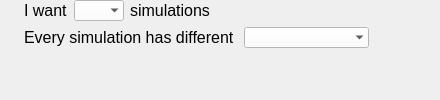
         <widget class="QWidget" name="multiple_simulations_widget" native="true">
          <property name="sizePolicy">
           <sizepolicy hsizetype="Preferred" vsizetype="MinimumExpanding">
            <horstretch>0</horstretch>
            <verstretch>0</verstretch>
           </sizepolicy>
          </property>
          <property name="font">
           <font>
            <family>Segoe UI</family>
            <pointsize>12</pointsize>
            <weight>50</weight>
            <bold>false</bold>
           </font>
          </property>
          <layout class="QVBoxLayout" name="verticalLayout">
           <property name="leftMargin">
            <number>15</number>
           </property>
           <property name="topMargin">
            <number>0</number>
           </property>
           <item>
            <widget class="QWidget" name="widget_2" native="true">
             <layout class="QHBoxLayout" name="horizontalLayout_2">
              <property name="topMargin">
               <number>0</number>
              </property>
              <property name="bottomMargin">
               <number>0</number>
              </property>
              <item>
               <widget class="QLabel" name="label_2">
                <property name="sizePolicy">
                 <sizepolicy hsizetype="Minimum" vsizetype="Preferred">
                  <horstretch>0</horstretch>
                  <verstretch>0</verstretch>
                 </sizepolicy>
                </property>
                <property name="maximumSize">
                 <size>
                  <width>16777215</width>
                  <height>16777215</height>
                 </size>
                </property>
                <property name="font">
                 <font>
                  <family>Segoe UI</family>
                  <pointsize>12</pointsize>
                  <weight>50</weight>
                  <bold>false</bold>
                 </font>
                </property>
                <property name="text">
                 <string>I want</string>
                </property>
               </widget>
              </item>
              <item>
               <widget class="QComboBox" name="dd_number_of_simulation">
                <property name="sizePolicy">
                 <sizepolicy hsizetype="Minimum" vsizetype="Preferred">
                  <horstretch>0</horstretch>
                  <verstretch>0</verstretch>
                 </sizepolicy>
                </property>
                <property name="minimumSize">
                 <size>
                  <width>0</width>
                  <height>0</height>
                 </size>
                </property>
                <property name="maximumSize">
                 <size>
                  <width>50</width>
                  <height>16777215</height>
                 </size>
                </property>
                <property name="palette">
                 <palette>
                  <active>
                   <colorrole role="Button">
                    <brush brushstyle="SolidPattern">
                     <color alpha="255">
                      <red>255</red>
                      <green>255</green>
                      <blue>255</blue>
                     </color>
                    </brush>
                   </colorrole>
                   <colorrole role="Base">
                    <brush brushstyle="SolidPattern">
                     <color alpha="255">
                      <red>255</red>
                      <green>255</green>
                      <blue>255</blue>
                     </color>
                    </brush>
                   </colorrole>
                   <colorrole role="Window">
                    <brush brushstyle="SolidPattern">
                     <color alpha="255">
                      <red>255</red>
                      <green>255</green>
                      <blue>255</blue>
                     </color>
                    </brush>
                   </colorrole>
                   <colorrole role="Highlight">
                    <brush brushstyle="SolidPattern">
                     <color alpha="255">
                      <red>211</red>
                      <green>211</green>
                      <blue>211</blue>
                     </color>
                    </brush>
                   </colorrole>
                  </active>
                  <inactive>
                   <colorrole role="Button">
                    <brush brushstyle="SolidPattern">
                     <color alpha="255">
                      <red>255</red>
                      <green>255</green>
                      <blue>255</blue>
                     </color>
                    </brush>
                   </colorrole>
                   <colorrole role="Base">
                    <brush brushstyle="SolidPattern">
                     <color alpha="255">
                      <red>255</red>
                      <green>255</green>
                      <blue>255</blue>
                     </color>
                    </brush>
                   </colorrole>
                   <colorrole role="Window">
                    <brush brushstyle="SolidPattern">
                     <color alpha="255">
                      <red>255</red>
                      <green>255</green>
                      <blue>255</blue>
                     </color>
                    </brush>
                   </colorrole>
                   <colorrole role="Highlight">
                    <brush brushstyle="SolidPattern">
                     <color alpha="255">
                      <red>211</red>
                      <green>211</green>
                      <blue>211</blue>
                     </color>
                    </brush>
                   </colorrole>
                  </inactive>
                  <disabled>
                   <colorrole role="Button">
                    <brush brushstyle="SolidPattern">
                     <color alpha="255">
                      <red>255</red>
                      <green>255</green>
                      <blue>255</blue>
                     </color>
                    </brush>
                   </colorrole>
                   <colorrole role="Base">
                    <brush brushstyle="SolidPattern">
                     <color alpha="255">
                      <red>255</red>
                      <green>255</green>
                      <blue>255</blue>
                     </color>
                    </brush>
                   </colorrole>
                   <colorrole role="Window">
                    <brush brushstyle="SolidPattern">
                     <color alpha="255">
                      <red>255</red>
                      <green>255</green>
                      <blue>255</blue>
                     </color>
                    </brush>
                   </colorrole>
                   <colorrole role="Highlight">
                    <brush brushstyle="SolidPattern">
                     <color alpha="255">
                      <red>211</red>
                      <green>211</green>
                      <blue>211</blue>
                     </color>
                    </brush>
                   </colorrole>
                  </disabled>
                 </palette>
                </property>
                <property name="font">
                 <font>
                  <family>Segoe UI</family>
                  <pointsize>10</pointsize>
                  <weight>50</weight>
                  <bold>false</bold>
                 </font>
                </property>
                <property name="styleSheet">
                 <string notr="true">QComboBox {background-color:white; selection-background-color: lightgray;}</string>
                </property>
                <property name="frame">
                 <bool>false</bool>
                </property>
               </widget>
              </item>
              <item>
               <widget class="QLabel" name="label_4">
                <property name="minimumSize">
                 <size>
                  <width>250</width>
                  <height>0</height>
                 </size>
                </property>
                <property name="font">
                 <font>
                  <family>Segoe UI</family>
                  <pointsize>12</pointsize>
                  <weight>50</weight>
                  <bold>false</bold>
                 </font>
                </property>
                <property name="text">
                 <string>simulations</string>
                </property>
               </widget>
              </item>
              <item>
               <spacer name="horizontalSpacer_2">
                <property name="orientation">
                 <enum>Qt::Horizontal</enum>
                </property>
                <property name="sizeHint" stdset="0">
                 <size>
                  <width>40</width>
                  <height>20</height>
                 </size>
                </property>
               </spacer>
              </item>
             </layout>
            </widget>
           </item>
           <item>
            <widget class="QWidget" name="widget_3" native="true">
             <layout class="QHBoxLayout" name="horizontalLayout_3">
              <property name="topMargin">
               <number>0</number>
              </property>
              <property name="bottomMargin">
               <number>0</number>
              </property>
              <item>
               <widget class="QLabel" name="label_3">
                <property name="font">
                 <font>
                  <family>Segoe UI</family>
                  <pointsize>12</pointsize>
                  <weight>50</weight>
                  <bold>false</bold>
                 </font>
                </property>
                <property name="text">
                 <string>Every simulation has different </string>
                </property>
               </widget>
              </item>
              <item>
               <widget class="QComboBox" name="dd_simulation_difference">
                <property name="sizePolicy">
                 <sizepolicy hsizetype="Minimum" vsizetype="Fixed">
                  <horstretch>0</horstretch>
                  <verstretch>0</verstretch>
                 </sizepolicy>
                </property>
                <property name="minimumSize">
                 <size>
                  <width>125</width>
                  <height>0</height>
                 </size>
                </property>
                <property name="palette">
                 <palette>
                  <active>
                   <colorrole role="Button">
                    <brush brushstyle="SolidPattern">
                     <color alpha="255">
                      <red>255</red>
                      <green>255</green>
                      <blue>255</blue>
                     </color>
                    </brush>
                   </colorrole>
                   <colorrole role="Base">
                    <brush brushstyle="SolidPattern">
                     <color alpha="255">
                      <red>255</red>
                      <green>255</green>
                      <blue>255</blue>
                     </color>
                    </brush>
                   </colorrole>
                   <colorrole role="Window">
                    <brush brushstyle="SolidPattern">
                     <color alpha="255">
                      <red>255</red>
                      <green>255</green>
                      <blue>255</blue>
                     </color>
                    </brush>
                   </colorrole>
                   <colorrole role="Highlight">
                    <brush brushstyle="SolidPattern">
                     <color alpha="255">
                      <red>211</red>
                      <green>211</green>
                      <blue>211</blue>
                     </color>
                    </brush>
                   </colorrole>
                  </active>
                  <inactive>
                   <colorrole role="Button">
                    <brush brushstyle="SolidPattern">
                     <color alpha="255">
                      <red>255</red>
                      <green>255</green>
                      <blue>255</blue>
                     </color>
                    </brush>
                   </colorrole>
                   <colorrole role="Base">
                    <brush brushstyle="SolidPattern">
                     <color alpha="255">
                      <red>255</red>
                      <green>255</green>
                      <blue>255</blue>
                     </color>
                    </brush>
                   </colorrole>
                   <colorrole role="Window">
                    <brush brushstyle="SolidPattern">
                     <color alpha="255">
                      <red>255</red>
                      <green>255</green>
                      <blue>255</blue>
                     </color>
                    </brush>
                   </colorrole>
                   <colorrole role="Highlight">
                    <brush brushstyle="SolidPattern">
                     <color alpha="255">
                      <red>211</red>
                      <green>211</green>
                      <blue>211</blue>
                     </color>
                    </brush>
                   </colorrole>
                  </inactive>
                  <disabled>
                   <colorrole role="Button">
                    <brush brushstyle="SolidPattern">
                     <color alpha="255">
                      <red>255</red>
                      <green>255</green>
                      <blue>255</blue>
                     </color>
                    </brush>
                   </colorrole>
                   <colorrole role="Base">
                    <brush brushstyle="SolidPattern">
                     <color alpha="255">
                      <red>255</red>
                      <green>255</green>
                      <blue>255</blue>
                     </color>
                    </brush>
                   </colorrole>
                   <colorrole role="Window">
                    <brush brushstyle="SolidPattern">
                     <color alpha="255">
                      <red>255</red>
                      <green>255</green>
                      <blue>255</blue>
                     </color>
                    </brush>
                   </colorrole>
                   <colorrole role="Highlight">
                    <brush brushstyle="SolidPattern">
                     <color alpha="255">
                      <red>211</red>
                      <green>211</green>
                      <blue>211</blue>
                     </color>
                    </brush>
                   </colorrole>
                  </disabled>
                 </palette>
                </property>
                <property name="font">
                 <font>
                  <family>Segoe UI</family>
                  <pointsize>10</pointsize>
                  <weight>50</weight>
                  <bold>false</bold>
                 </font>
                </property>
                <property name="styleSheet">
                 <string notr="true">QComboBox {background-color:white; selection-background-color: lightgray;}</string>
                </property>
                <property name="frame">
                 <bool>false</bool>
                </property>
               </widget>
              </item>
              <item>
               <spacer name="horizontalSpacer">
                <property name="orientation">
                 <enum>Qt::Horizontal</enum>
                </property>
                <property name="sizeHint" stdset="0">
                 <size>
                  <width>40</width>
                  <height>20</height>
                 </size>
                </property>
               </spacer>
              </item>
             </layout>
            </widget>
           </item>
           <item>
            <spacer name="verticalSpacer">
             <property name="orientation">
              <enum>Qt::Vertical</enum>
             </property>
             <property name="sizeHint" stdset="0">
              <size>
               <width>20</width>
               <height>40</height>
              </size>
             </property>
            </spacer>
           </item>
          </layout>
         </widget>
